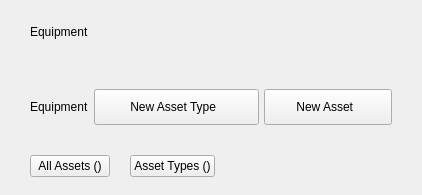
                <widget class="QFrame" name="Equip_top_frame">
                 <layout class="QVBoxLayout" name="Equip_top_layout">
                  <property name="spacing">
                   <number>0</number>
                  </property>
                  <property name="leftMargin">
                   <number>30</number>
                  </property>
                  <property name="topMargin">
                   <number>25</number>
                  </property>
                  <property name="rightMargin">
                   <number>15</number>
                  </property>
                  <property name="bottomMargin">
                   <number>0</number>
                  </property>
                  <item>
                   <widget class="QLabel" name="equip_small_header">
                    <property name="text">
                     <string>Equipment</string>
                    </property>
                   </widget>
                  </item>
                  <item>
                   <widget class="QFrame" name="equip_middle_frame">
                    <layout class="QHBoxLayout" name="equip_middle_layout" stretch="1,0,0">
                     <property name="spacing">
                      <number>5</number>
                     </property>
                     <property name="leftMargin">
                      <number>0</number>
                     </property>
                     <property name="topMargin">
                      <number>50</number>
                     </property>
                     <property name="rightMargin">
                      <number>15</number>
                     </property>
                     <property name="bottomMargin">
                      <number>30</number>
                     </property>
                     <item alignment="Qt::AlignLeft">
                      <widget class="QLabel" name="equip_header">
                       <property name="text">
                        <string>Equipment</string>
                       </property>
                      </widget>
                     </item>
                     <item alignment="Qt::AlignRight">
                      <widget class="QPushButton" name="equip_new_asset_type_butt">
                       <property name="minimumSize">
                        <size>
                         <width>165</width>
                         <height>36</height>
                        </size>
                       </property>
                       <property name="maximumSize">
                        <size>
                         <width>165</width>
                         <height>36</height>
                        </size>
                       </property>
                       <property name="cursor">
                        <cursorShape>PointingHandCursor</cursorShape>
                       </property>
                       <property name="layoutDirection">
                        <enum>Qt::RightToLeft</enum>
                       </property>
                       <property name="text">
                        <string>New Asset Type  </string>
                       </property>
                       <property name="iconSize">
                        <size>
                         <width>24</width>
                         <height>24</height>
                        </size>
                       </property>
                      </widget>
                     </item>
                     <item alignment="Qt::AlignRight">
                      <widget class="QPushButton" name="equip_new_asset_butt">
                       <property name="minimumSize">
                        <size>
                         <width>128</width>
                         <height>36</height>
                        </size>
                       </property>
                       <property name="maximumSize">
                        <size>
                         <width>128</width>
                         <height>36</height>
                        </size>
                       </property>
                       <property name="cursor">
                        <cursorShape>PointingHandCursor</cursorShape>
                       </property>
                       <property name="layoutDirection">
                        <enum>Qt::RightToLeft</enum>
                       </property>
                       <property name="text">
                        <string>New Asset  </string>
                       </property>
                       <property name="iconSize">
                        <size>
                         <width>14</width>
                         <height>14</height>
                        </size>
                       </property>
                      </widget>
                     </item>
                    </layout>
                   </widget>
                  </item>
                  <item alignment="Qt::AlignLeft">
                   <widget class="QFrame" name="equip_bottom_frame">
                    <property name="minimumSize">
                     <size>
                      <width>0</width>
                      <height>40</height>
                     </size>
                    </property>
                    <property name="maximumSize">
                     <size>
                      <width>16777215</width>
                      <height>40</height>
                     </size>
                    </property>
                    <layout class="QHBoxLayout" name="equip_bottom_layout">
                     <property name="spacing">
                      <number>20</number>
                     </property>
                     <property name="leftMargin">
                      <number>0</number>
                     </property>
                     <property name="topMargin">
                      <number>0</number>
                     </property>
                     <property name="rightMargin">
                      <number>0</number>
                     </property>
                     <property name="bottomMargin">
                      <number>0</number>
                     </property>
                     <item>
                      <widget class="QFrame" name="equip_asset_frame">
                       <property name="midLineWidth">
                        <number>0</number>
                       </property>
                       <layout class="QVBoxLayout" name="equip_asset_layout" stretch="2,0">
                        <property name="spacing">
                         <number>0</number>
                        </property>
                        <property name="leftMargin">
                         <number>0</number>
                        </property>
                        <property name="topMargin">
                         <number>0</number>
                        </property>
                        <property name="rightMargin">
                         <number>0</number>
                        </property>
                        <property name="bottomMargin">
                         <number>0</number>
                        </property>
                        <item alignment="Qt::AlignTop">
                         <widget class="QPushButton" name="equip_asset_butt">
                          <property name="cursor">
                           <cursorShape>PointingHandCursor</cursorShape>
                          </property>
                          <property name="text">
                           <string>All Assets ()</string>
                          </property>
                          <property name="checkable">
                           <bool>true</bool>
                          </property>
                         </widget>
                        </item>
                        <item>
                         <widget class="QLabel" name="equip_asset_line">
                          <property name="sizePolicy">
                           <sizepolicy hsizetype="Preferred" vsizetype="Preferred">
                            <horstretch>0</horstretch>
                            <verstretch>0</verstretch>
                           </sizepolicy>
                          </property>
                          <property name="minimumSize">
                           <size>
                            <width>0</width>
                            <height>3</height>
                           </size>
                          </property>
                          <property name="maximumSize">
                           <size>
                            <width>16777215</width>
                            <height>3</height>
                           </size>
                          </property>
                         </widget>
                        </item>
                       </layout>
                      </widget>
                     </item>
                     <item>
                      <widget class="QFrame" name="equip_asset_type_frame">
                       <property name="midLineWidth">
                        <number>0</number>
                       </property>
                       <layout class="QVBoxLayout" name="equip_asset_type_layout" stretch="2,0">
                        <property name="spacing">
                         <number>0</number>
                        </property>
                        <property name="leftMargin">
                         <number>0</number>
                        </property>
                        <property name="topMargin">
                         <number>0</number>
                        </property>
                        <property name="rightMargin">
                         <number>0</number>
                        </property>
                        <property name="bottomMargin">
                         <number>0</number>
                        </property>
                        <item alignment="Qt::AlignTop">
                         <widget class="QPushButton" name="equip_asset_type_butt">
                          <property name="cursor">
                           <cursorShape>PointingHandCursor</cursorShape>
                          </property>
                          <property name="text">
                           <string>Asset Types ()</string>
                          </property>
                          <property name="checkable">
                           <bool>true</bool>
                          </property>
                         </widget>
                        </item>
                        <item>
                         <widget class="QLabel" name="equip_asset_type_line">
                          <property name="sizePolicy">
                           <sizepolicy hsizetype="Preferred" vsizetype="Preferred">
                            <horstretch>0</horstretch>
                            <verstretch>0</verstretch>
                           </sizepolicy>
                          </property>
                          <property name="minimumSize">
                           <size>
                            <width>0</width>
                            <height>3</height>
                           </size>
                          </property>
                          <property name="maximumSize">
                           <size>
                            <width>16777215</width>
                            <height>3</height>
                           </size>
                          </property>
                         </widget>
                        </item>
                       </layout>
                      </widget>
                     </item>
                    </layout>
                   </widget>
                  </item>
                 </layout>
                </widget>
